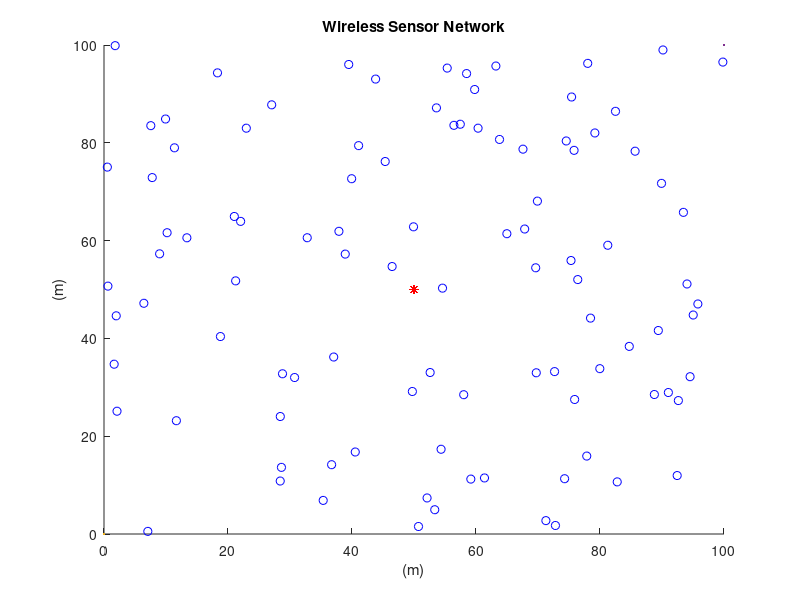
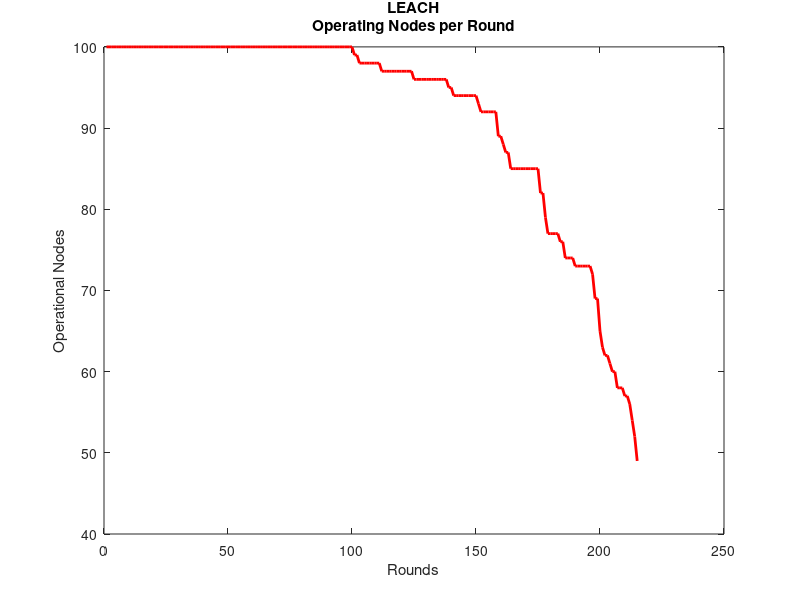
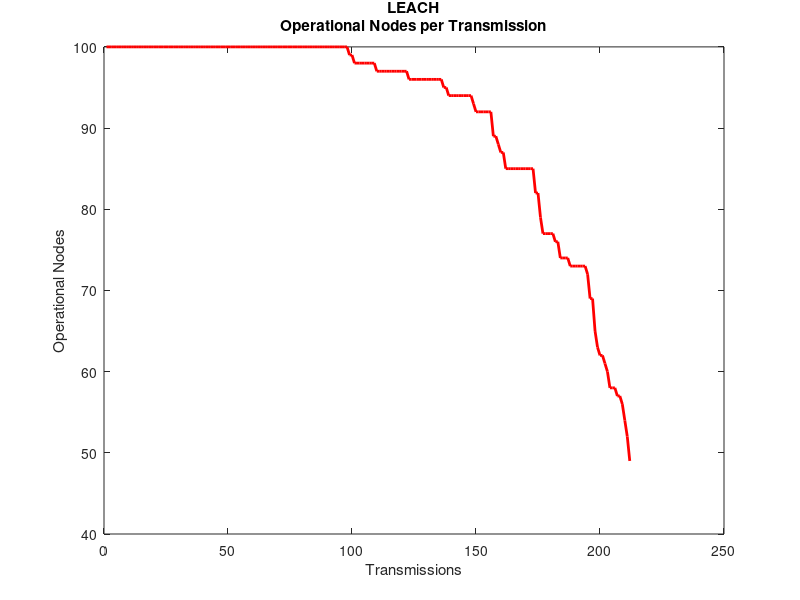
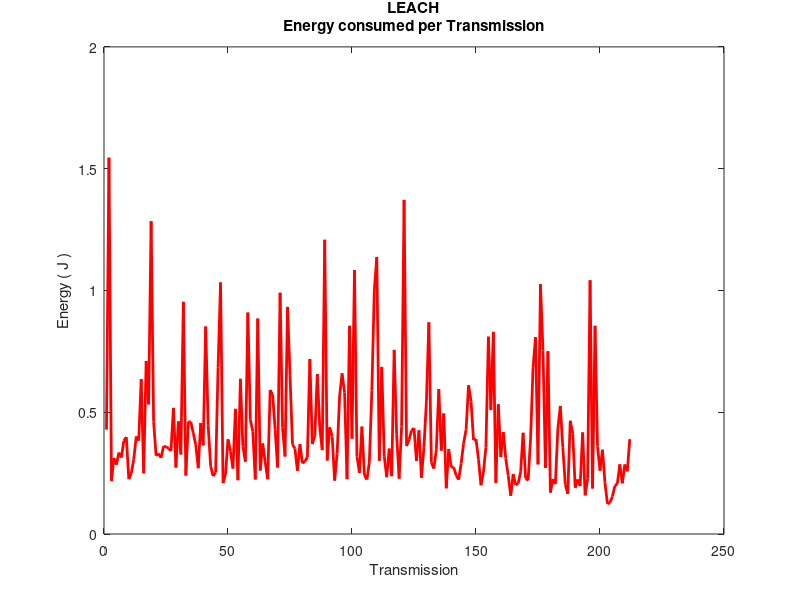

Write MATLAB code to recreate these figures, in order.
close all;
clear;
clc;

%%%%%%%%%%%%%%%%%%%% Network Establishment Parameters %%%%%%%%%%%%%%%%%%%%

%%% Area of Operation %%%

% Field Dimensions in meters %
xm=100;
ym=100;
x=0; % added for better display results of the plot
y=0; % added for better display results of the plot
% Number of Nodes in the field %
n=100;
% Number of Dead Nodes in the beggining %
dead_nodes=0;
% Coordinates of the Sink (location is predetermined in this simulation) %
sinkx=50;
sinky=50;

%%% Energy Values %%%
% Initial Energy of a Node (in Joules) % 
Eo=1; % units in Joules
% Energy required to run circuity (both for transmitter and receiver) %
Eelec=50*10^(-9); % units in Joules/bit
ETx=50*10^(-9); % units in Joules/bit
ERx=50*10^(-9); % units in Joules/bit
% Transmit Amplifier Types %
Eamp=10*10^(-10); % units in Joules/bit/m^2 (amount of energy spent by the amplifier to transmit the bits)
% Data Aggregation Energy %
EDA=5*10^(-9); % units in Joules/bit
% Size of data package %
k=4000; % units in bits
% Suggested percentage of cluster head %
p=0.05; % a 5 percent of the total amount of nodes used in the network is proposed to give good results
% Number of Clusters %
No=p*n; 
% Round of Operation %
rnd=0;
% Current Number of operating Nodes %
operating_nodes=n;
transmissions=0;
temp_val=0;
flag1stdead=0;
%%%%%%%%%%%%%%%%%%%%%%%%%%% End of Parameters %%%%%%%%%%%%%%%%%%%%%%%%%%%%



            %%% Creation of the Wireless Sensor Network %%%

% Plotting the WSN %
for i=1:n
    
    SN(i).id=i;	% sensor's ID number
    SN(i).x=rand(1,1)*xm;	% X-axis coordinates of sensor node
    SN(i).y=rand(1,1)*ym;	% Y-axis coordinates of sensor node
    SN(i).E=Eo;     % nodes energy levels (initially set to be equal to "Eo"
    SN(i).role=0;   % node acts as normal if the value is '0', if elected as a cluster head it  gets the value '1' (initially all nodes are normal)
    SN(i).cluster=0;	% the cluster which a node belongs to
    SN(i).cond=1;	% States the current condition of the node. when the node is operational its value is =1 and when dead =0
    SN(i).rop=0;	% number of rounds node was operational
    SN(i).rleft=0;  % rounds left for node to become available for Cluster Head election
    SN(i).dtch=0;	% nodes distance from the cluster head of the cluster in which he belongs
    SN(i).dts=0;    % nodes distance from the sink
    SN(i).tel=0;	% states how many times the node was elected as a Cluster Head
    SN(i).rn=0;     % round node got elected as cluster head
    SN(i).chid=0;   % node ID of the cluster head which the "i" normal node belongs to

    
    hold on;
    figure(1)
    plot(x,y,xm,ym,SN(i).x,SN(i).y,'ob',sinkx,sinky,'*r');
    title 'Wireless Sensor Network';
    xlabel '(m)';
    ylabel '(m)';
    
end
 


                      %%%%%% Set-Up Phase %%%%%% 
                      
             

while operating_nodes>50
        
    % Displays Current Round %     
    rnd     

	% Threshold Value %
	t=(p/(1-p*(mod(rnd,1/p))));
    
    % Re-election Value %
    tleft=mod(rnd,1/p);
 
	% Reseting Previous Amount Of Cluster Heads In the Network %
	CLheads=0;
    
    % Reseting Previous Amount Of Energy Consumed In the Network on the Previous Round %
    energy=0;
 
        
        
% Cluster Heads Election %
    
        for i=1:n
            SN(i).cluster=0;    % reseting cluster in which the node belongs to
            SN(i).role=0;       % reseting node role
            SN(i).chid=0;       % reseting cluster head id
            if SN(i).rleft>0
               SN(i).rleft=SN(i).rleft-1;
            end
            if (SN(i).E>0) && (SN(i).rleft==0)
                generate=rand;	
                    if generate< t
                    SN(i).role=1;	% assigns the node role of acluster head
                    SN(i).rn=rnd;	% Assigns the round that the cluster head was elected to the data table
                    SN(i).tel=SN(i).tel + 1;   
                    SN(i).rleft=1/p-tleft;    % rounds for which the node will be unable to become a CH
                    SN(i).dts=sqrt((sinkx-SN(i).x)^2 + (sinky-SN(i).y)^2); % calculates the distance between the sink and the cluster hea
                    CLheads=CLheads+1;	% sum of cluster heads that have been elected 
                    SN(i).cluster=CLheads; % cluster of which the node got elected to be cluster head
                    CL(CLheads).x=SN(i).x; % X-axis coordinates of elected cluster head
                    CL(CLheads).y=SN(i).y; % Y-axis coordinates of elected cluster head
                    CL(CLheads).id=i; % Assigns the node ID of the newly elected cluster head to an array
                    end
        
            end
        end
        
	% Fixing the size of "CL" array %
	CL=CL(1:CLheads);
  
    
    
    
% Grouping the Nodes into Clusters & caclulating the distance between node and cluster head %
     
       for i=1:n
        if  (SN(i).role==0) && (SN(i).E>0) && (CLheads>0) % if node is normal
            for m=1:CLheads
            d(m)=sqrt((CL(m).x-SN(i).x)^2 + (CL(m).y-SN(i).y)^2);
            % we calculate the distance 'd' between the sensor node that is
            % transmitting and the cluster head that is receiving with the following equation+ 
            % d=sqrt((x2-x1)^2 + (y2-y1)^2) where x2 and y2 the coordinates of
            % the cluster head and x1 and y1 the coordinates of the transmitting node
            end
        d=d(1:CLheads); % fixing the size of "d" array
        [M,I]=min(d(:)); % finds the minimum distance of node to CH
        [Row, Col] = ind2sub(size(d),I); % displays the Cluster Number in which this node belongs too
        SN(i).cluster=Col; % assigns node to the cluster
        SN(i).dtch= d(Col); % assigns the distance of node to CH
        SN(i).chid=CL(Col).id;
        end
       end
       
        
       
                           %%%%%% Steady-State Phase %%%%%%
                      
  
% Energy Dissipation for normal nodes %
    
    for i=1:n
       if (SN(i).cond==1) && (SN(i).role==0) && (CLheads>0)
       	if SN(i).E>0
            ETx= Eelec*k + Eamp * k * SN(i).dtch^2;
            SN(i).E=SN(i).E - ETx;
            energy=energy+ETx;
            
        % Dissipation for cluster head during reception
        if SN(SN(i).chid).E>0 && SN(SN(i).chid).cond==1 && SN(SN(i).chid).role==1
            ERx=(Eelec+EDA)*k;
            energy=energy+ERx;
            SN(SN(i).chid).E=SN(SN(i).chid).E - ERx;
             if SN(SN(i).chid).E<=0  % if cluster heads energy depletes with reception
                SN(SN(i).chid).cond=0;
                SN(SN(i).chid).rop=rnd;
                dead_nodes=dead_nodes +1;
                operating_nodes= operating_nodes - 1;
             end
        end
        end
        
        
        if SN(i).E<=0       % if nodes energy depletes with transmission
        dead_nodes=dead_nodes +1;
        operating_nodes= operating_nodes - 1;
        SN(i).cond=0;
        SN(i).chid=0;
        SN(i).rop=rnd;
        end
        
      end
    end            
    
    
    
% Energy Dissipation for cluster head nodes %
   
   for i=1:n
     if (SN(i).cond==1)  && (SN(i).role==1)
         if SN(i).E>0
            ETx= (Eelec+EDA)*k + Eamp * k * SN(i).dts^2;
            SN(i).E=SN(i).E - ETx;
            energy=energy+ETx;
         end
         if  SN(i).E<=0     % if cluster heads energy depletes with transmission
         dead_nodes=dead_nodes +1;
         operating_nodes= operating_nodes - 1;
         SN(i).cond=0;
         SN(i).rop=rnd;
         end
     end
   end

   

  
    if operating_nodes<n && temp_val==0
        temp_val=1;
        flag1stdead=rnd;
    end
    % Display Number of Cluster Heads of this round %
    CLheads
   
    
    transmissions=transmissions+1;
    if CLheads==0
    transmissions=transmissions-1;
    end
    
 
    % Next Round %
    rnd= rnd +1;
    
    tr(transmissions)=operating_nodes;
    op(rnd)=operating_nodes;
    

    if energy>0
        nrg(transmissions)=energy;
    end
    

end
    
% Plotting Simulation Results "Operating Nodes per Round" %
figure(2)
plot(1:rnd,op(1:rnd),'-r','Linewidth',2);
title ({'LEACH'; 'Operating Nodes per Round';})
xlabel 'Rounds';
ylabel 'Operational Nodes';
hold on;

% Plotting Simulation Results  %
figure(3)
plot(1:transmissions,tr(1:transmissions),'-r','Linewidth',2);
title ({'LEACH'; 'Operational Nodes per Transmission';})
xlabel 'Transmissions';
ylabel 'Operational Nodes';
hold on;

% Plotting Simulation Results  %
figure(4)
plot(1:transmissions,nrg(1:transmissions),'-r','Linewidth',2);
title ({'LEACH'; 'Energy consumed per Transmission';})
xlabel 'Transmission';
ylabel 'Energy ( J )';
hold on;


